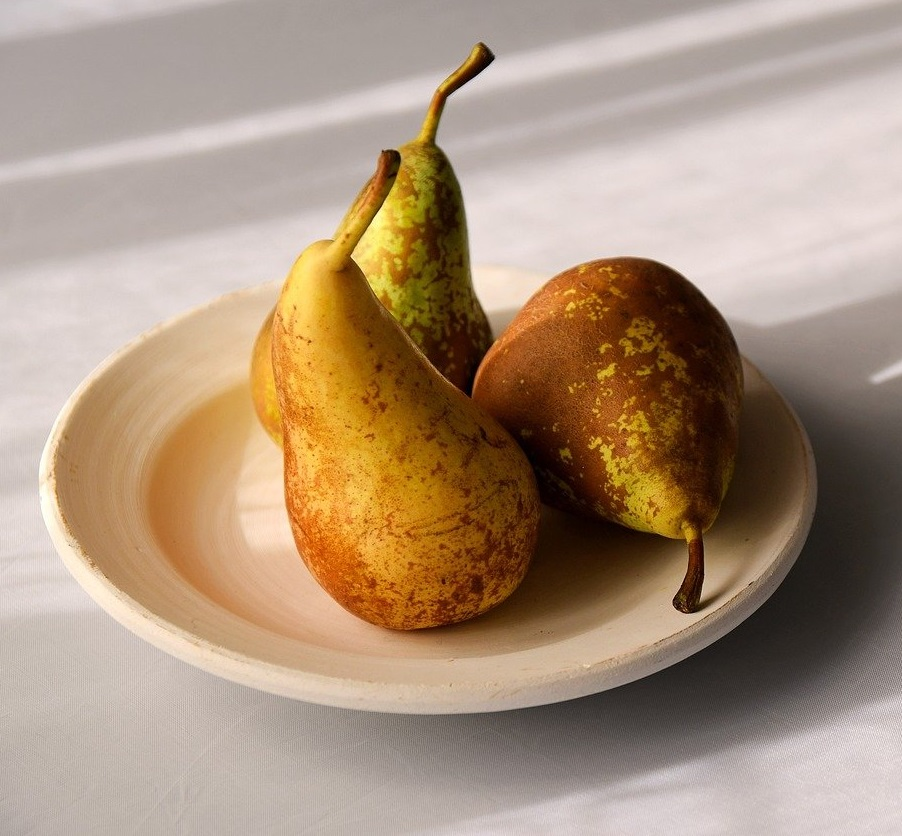
#> input picture 05장 이미지 프로세싱/예제 05.16 Python OpenCV의 푸리에 변환을 통해 저주파 성분 제거/pears.jpg, 902 x 836 px
$ python main.py
#> lines starting #> are read from the running program, lines starting #| are printed output that depends on the picture
import cv2
import numpy as np

def shift(img):
    axes = tuple(range(img.ndim))
    shift = [dim // 2 for dim in img.shape]
    return np.roll(img, shift, axes)

def fourier_spectrum(dft):
    spectrum = shift(dft)
    spectrum = np.log(cv2.magnitude(spectrum[:, :, 0], spectrum[:, :, 1]) + 1)
    spectrum = cv2.normalize(spectrum, None, 0, 255, cv2.NORM_MINMAX).astype(np.uint8)
    return spectrum

src = cv2.imread("pears.jpg", cv2.IMREAD_GRAYSCALE)
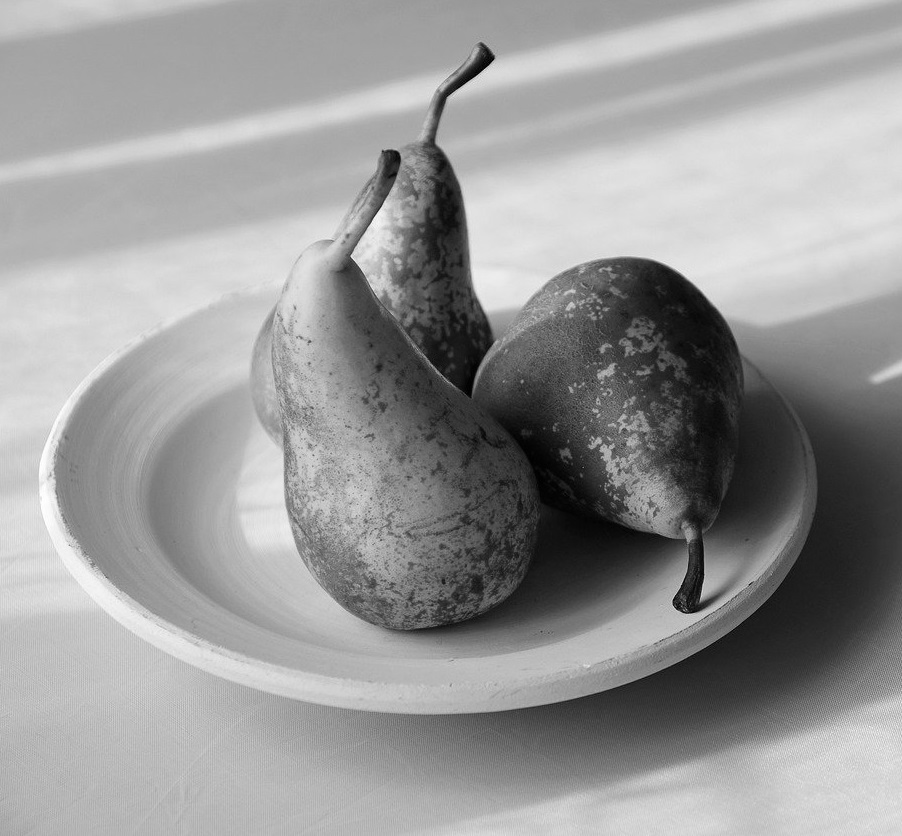
#> src: shape (836, 902); min 0, max 255, mean 151.6
dft = cv2.dft(np.float32(src), flags=cv2.DFT_COMPLEX_OUTPUT)
spectrum = fourier_spectrum(dft)
#> in fourier_spectrum, `spectrum = np.log(cv2.magnitude(spectrum[:, :, 0], spectrum[:, :, 1]) ..`:
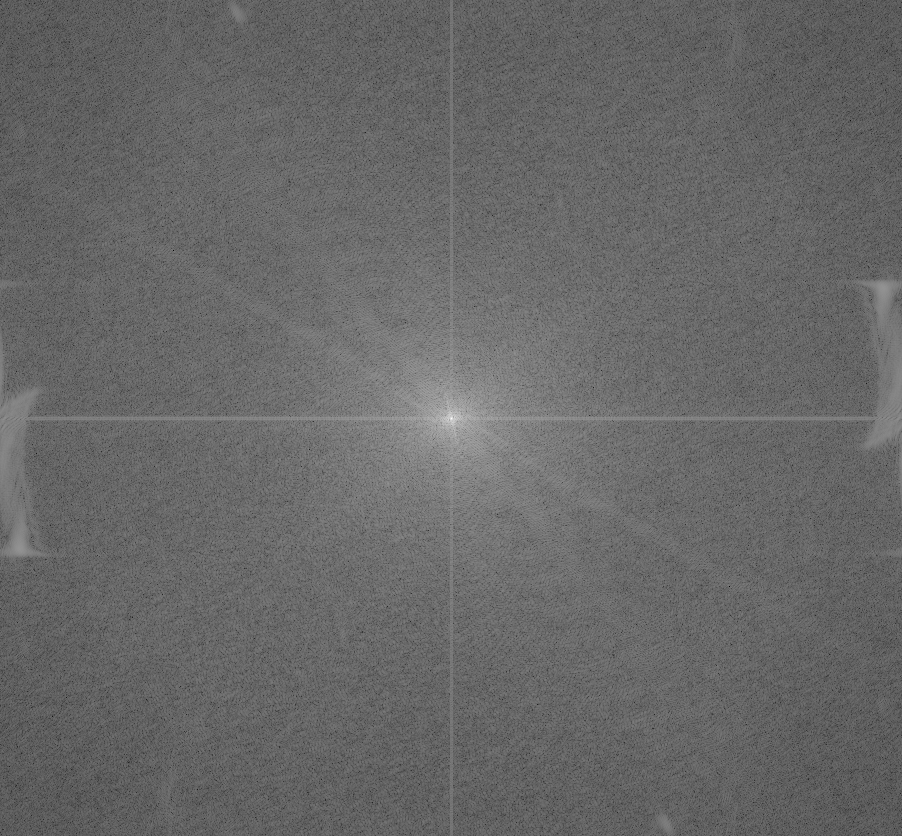
#> spectrum: shape (836, 902) float32; min 1.1, max 18.55, mean 8.22; drawn with min black and max white

dft = shift(dft)  # np.fft.fftshift(dft)
d = 100
rows, cols = src.shape[:2]
#> rows = 836; cols = 902
cy, cx = rows // 2, cols // 2
#> cy = 418; cx = 451
mask = np.zeros((rows, cols, 2), np.uint8)
mask[cy - d : cy + d, cx - d : cx + d] = 1
dft *= mask

dft = shift(dft)  # np.fft.ifftshift(fshift)
idft = cv2.idft(dft)
dst = cv2.magnitude(idft[:, :, 0], idft[:, :, 1])
dst = cv2.normalize(dst, None, 0, 255, cv2.NORM_MINMAX).astype(np.uint8)

cv2.imshow("spectrum", spectrum)
cv2.imshow("dst", dst)
cv2.waitKey(0)
cv2.destroyAllWindows()
